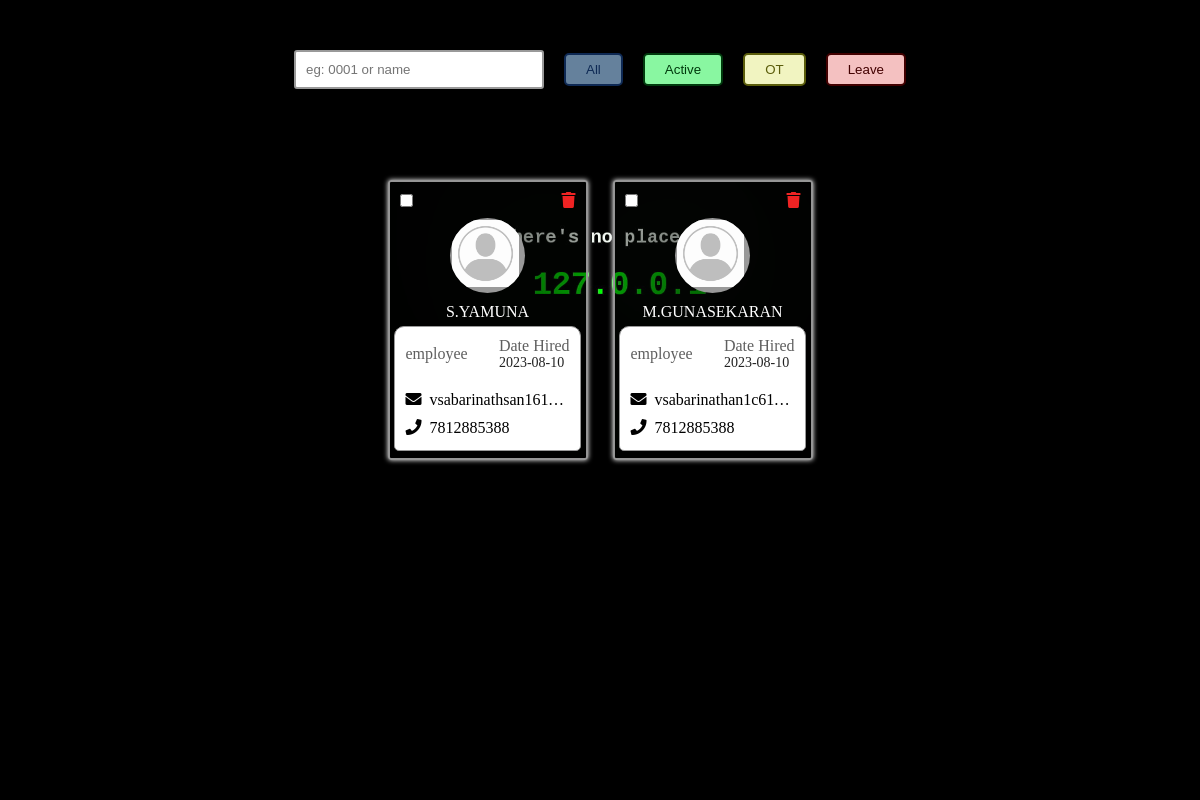
Before: /profile-view (signed in) with the older database file.
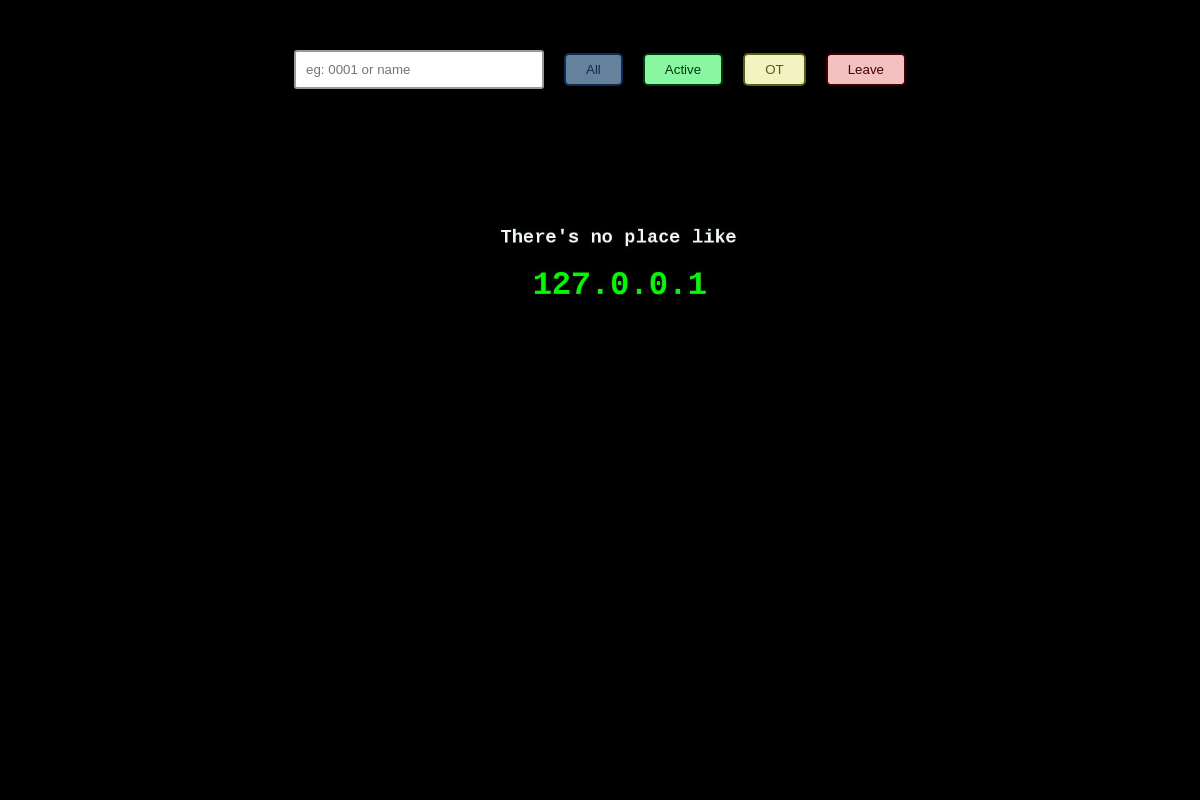
After: the same page with the newer database file.
### app/models.py (models this page shows)
class Employee(db.Model, UserMixin):
    id = db.Column(db.Integer, primary_key=True)
    name = db.Column(db.String(150), nullable=False)
    date = db.Column(db.DateTime(timezone=True), default=func.now())
    dob = db.Column(db.DateTime(timezone=True))
    designation = db.Column(db.String(150), nullable=True)
    workType = db.Column(db.String(150))
    email = db.Column(db.String(150), unique=True)
    phoneNumber = db.Column(db.Integer)
    adharNumber = db.Column(db.Integer)
    gender = db.Column(db.String(150))
    address = db.Column(db.String(150))
    mimetype =db.Column(db.String(150))
    profile_pic = db.Column(db.String(100000), default='Default/Default.jpeg')
    attendance = db.relationship('Attendance', backref='employee')

### app/views.py (the view)
@views.route('/profile-view')
@login_required
def profileView():
    try:
        employee =Employee.query.order_by(Employee.id)
    except Exception as error:
        flash(error)
    current_date = datetime.now().date()
    return render_template('profile.html',employee=employee,current_date=current_date)

### app/templates/profile.html (shortened to what this page needs)
<!DOCTYPE html>
<html lang="en">
<head>
    <link rel="stylesheet" href="static/css/profile.css">
    <link rel="stylesheet" href="https://cdnjs.cloudflare.com/ajax/libs/font-awesome/5.15.3/css/all.min.css">
</head>
<body>
    <div class="usercontainer">
        <div class="filter">
            <input type="text" name="filterinput" id="filterinput" placeholder="eg: 0001 or name">
            <button type="button" class="filter-btn all">All</button>
            <button type="button" class="filter-btn active-btn">Active</button>
            <button type="button" class="filter-btn ot-btn">OT</button>
            <button type="button" class="filter-btn leave-btn">Leave</button>
        </div>
        <div class="detailsBox">
            {%for emp in employee%}
            <div class="user" index="{{emp.id}}">
                <div class="options">
                    <div class="opt"><input type="checkbox" name="usercheck" id="usercheck"></div>
                    <div class="opt"><i class="del fas fa-trash delete-icon"></i></div>
                </div>
                <div class="mid">
                    <div class="prof">
                        <img src="/static/img/profile/{{emp.profile_pic}}" alt="">
                    </div>
                    <div class="username">{{emp.name}}
                    </div>
                </div>
                <div class="bottoms">
                    <div class="detBox">
                        <div class="dettop">
                            <div class="type">
                                <span>{{emp.workType}}</span> <br>
                            </div>
                            <div class="doj">
                                <span>Date Hired</span>
                                <p>{{emp.date.date()}}</p>
                            </div>
                        </div>
                        <div class="detbottom">
                            <p class="mail"><i class="fas fa-envelope"></i>&nbsp; {{emp.email}}</p>
                            <p class="phone"><i class="fas fa-phone"></i>&nbsp; {{emp.phoneNumber}}</p>
                        </div>
                    </div>
                </div>
            </div>
            {%endfor%}
        </div>
    </div>
</body>
</html>

### app/static/css/profile.css (style rules this page uses)
* { margin: 0; padding: 0; box-sizing: border-box; }
.usercontainer { width: 100vw; height: 100vh; position: absolute; display: flex; flex-direction: column; gap: 10px; align-items: center; justify-content: center; overflow-x: hidden; background-image: url(/static/img/back2.jpg); background-size: 100%; }
.detailsBox { width: 90vw; min-height: 50vh; position: absolute; overflow-x: hidden; display: flex; gap: 25px; align-items: center; justify-content: center; top: 120px; padding: 10px; flex-wrap: wrap; }
.filter { position: absolute; top: 50px; width: 100%; display: flex; align-items: center; justify-content: center; gap: 20px; }
#filterinput { padding: 10px; border-radius: 3px; border: 2px solid #999; outline: none; width: 250px; }
.filter-btn { padding: 7px 20px; border-radius: 5px; border: 2px solid ; outline: none; cursor: pointer; }
.active-btn { background: #89f7a1; color: #003a0d; }
.ot-btn { color: #5b5d0b; background-color: #f1f4c1; }
.leave-btn { color: #420000; background-color: #f4c1c1; }
.all { color: #0E2954; background: #a0ccf7a1; }

Changed rows visible on the page:
removed Employee: profile_pic (placeholder picture), name "S.YAMUNA", workType "employee", date "2023-08-10", email "vsabarinathsan161…", phoneNumber "7812885388"
removed Employee: profile_pic (placeholder picture), name "M.GUNASEKARAN", workType "employee", date "2023-08-10", email "vsabarinathan1c61…", phoneNumber "7812885388"
